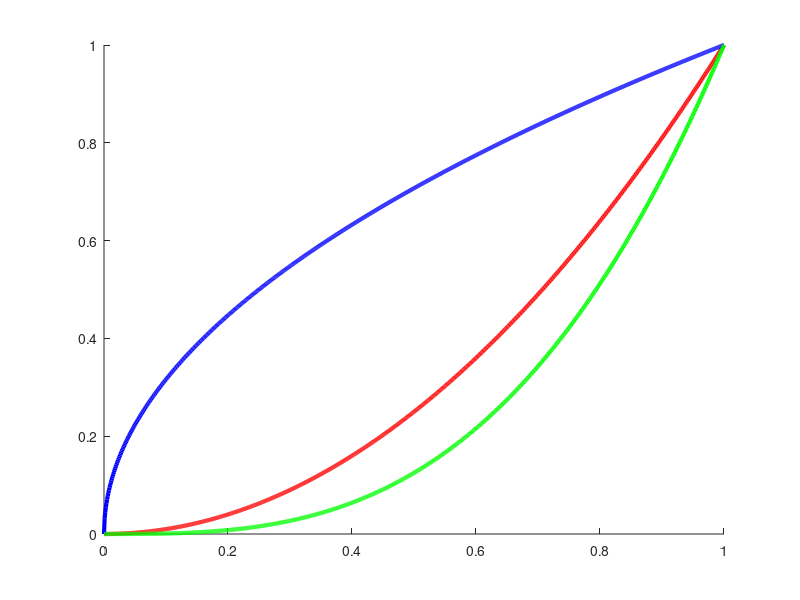

MATLAB code to generate this figure:
#Rotulos a ejes y titulos del dibujo:
# xlabel('')
# ylabel('')
# zlabel('')
# title('')

#Propiedades a los rotulos: zlabel('Eje z','Fontsize',16)

#Para etiquetar varias figuras(asignacion segun orden de aparicion):
# legend('Etiqueta figura 1','Etiqueta figura 2',...)

#Ejemplo
    #x=(-pi  : pi/60 : pi)
    #y_1=sin(x)
    #y_2=cos(x)
    #plot(x,y_1,'k','linewidth',3,x,y_2,'r','linewidth',3)
    #legend('sen(x)','cos(x)')
    #ylabel('sen(x);cos(x)','fontsize',15,'fontweight','bold')

#Puntos de vista:view()
  #view([az,el])  Situa el punto de vista con azimut y elevacion
  #view([x,y,z])  Situa el punto de vista con coordenadas cartesianas
  #view(3)  Vuelve al punto de vista por defecto
#Azimut:Angulo de rotacion en sentido antihorario en el eje xy medido desde el eje -y
#Elevacion:Con respecto al plano xy
#Ejemplo:Ejecutar instrucion surf(peaks()) Instruccion para prueba de graficos secuencia de comandos como sigue
    #>>surf(peaks())
    #>> view([0,0,-100])
    #>> view([0,100,0])
    #>> view([37,45])

#Funcion subplot(m,n,p): Divide una ventana en subventanas mxn activando p-nesimas subventanas para visualizar diferentes graficos
#Ejemplo
    #x=(0 : pi/60 : pi)
    #y_1=log(x)
    #subplot(1,2,1)  #(m,n,p): mxn: Define el numero de subventanas 1x2: 2 subventanas p: Define la ubicacion del grafico en algunas de esas ventanas
    #plot(x,y_1)
    #title('log(x)','fontsize',15)
    #subplot(1,2,2)
    #y_2=log10(x)
    #plot(x,y_2)
    #title('log10(x)','fontsize',15)

#Perzonalizar los ejes:
  #axis off: Desactiva ejes
  #axis on: Activa ejes
  #axis([xmin xmax ymin ymax]): Establece la escala para ejes x e y
  #axis([xmin xmax ymin ymax zmin zmax]): Establece la escala para ejes x,y,z
  #axis tight: Obliga a conicidir los limites de los ejes con los datos representados
  #axis equal: Obliga a que las marcas en unidades de los ejes x y z sean iguales principalmente para representar figuras con secciones circuilares
  #axis image = axis tight + axis equal

#Comandos utilitarios:
  #clf: Borra la figura activa
  #colorbar: Muestra en la figura la escala de color para el grfico representado
  #grid off: Se eliminan las lineas discontinuas en los planos coordenados que marcan las divisiones en los ejes
  #grid on: Lo contrario de grid off

#hold on: Sirve para dibujar varias figuras en una misma ventanas con diferentes plot
#Ejemplo
x=(0 : 0.001 : 1)
y_1=x.^2
y_2=x.^0.5
y_3=x.^3
hold on
plot(x,y_1,'r','linewidth',3)
plot(x,y_2,'b','linewidth',3)
plot(x,y_3,'g','linewidth',3)  